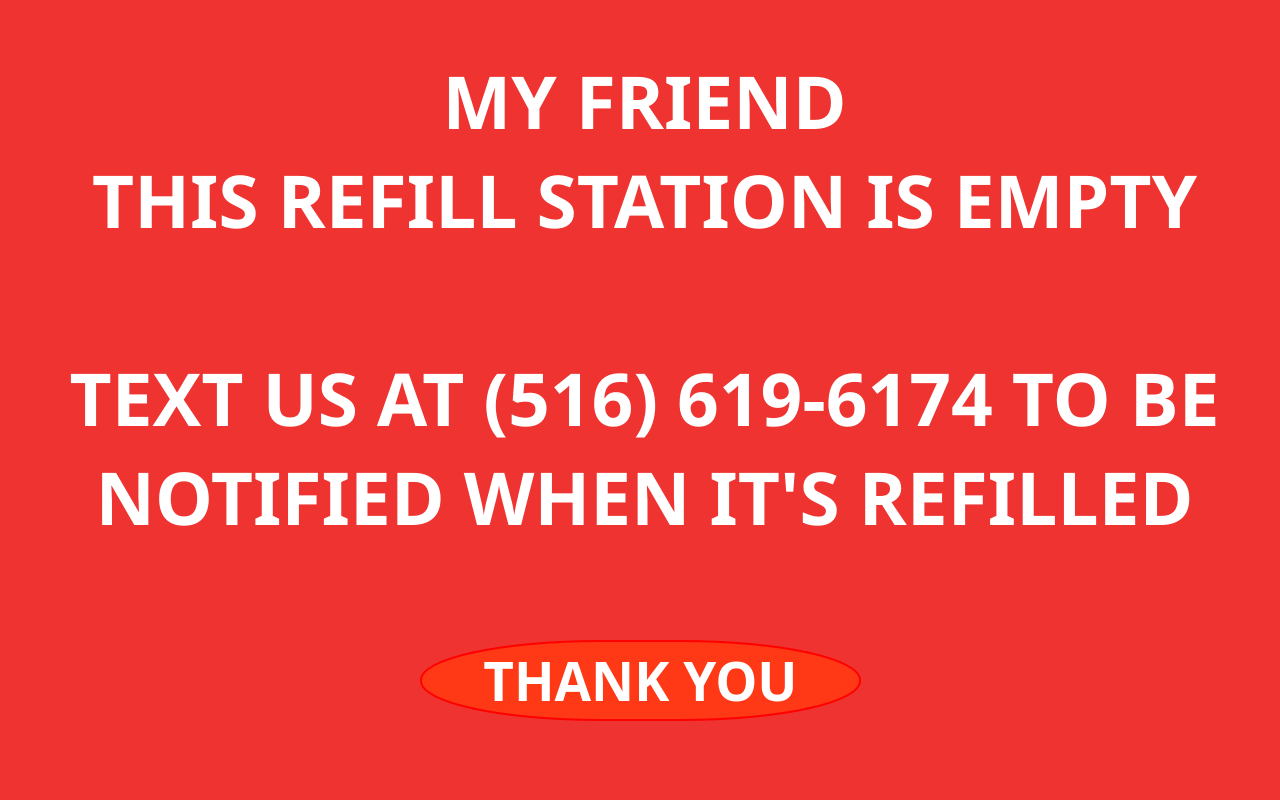
<?xml version="1.0" encoding="UTF-8"?>
<ui version="4.0">
 <class>OutOfOrderScreen</class>
 <widget class="QWidget" name="OutOfOrderScreen">
  <property name="geometry">
   <rect>
    <x>0</x>
    <y>0</y>
    <width>1280</width>
    <height>800</height>
   </rect>
  </property>
  <property name="windowTitle">
   <string>Out of Order</string>
  </property>
  <property name="styleSheet">
   <string notr="true">background-color: rgb(238, 51, 48);</string>
  </property>
  <widget class="QLabel" name="label">
   <property name="geometry">
    <rect>
     <x>39</x>
     <y>50</y>
     <width>1211</width>
     <height>571</height>
    </rect>
   </property>
   <property name="font">
    <font>
     <family>Owners XNarrow</family>
     <pointsize>55</pointsize>
     <weight>75</weight>
     <bold>true</bold>
    </font>
   </property>
   <property name="styleSheet">
    <string notr="true">color: rgb(255, 255, 255);</string>
   </property>
   <property name="text">
    <string>MY FRIEND
THIS REFILL STATION IS EMPTY

TEXT US AT (516) 619-6174 TO BE NOTIFIED WHEN IT'S REFILLED</string>
   </property>
   <property name="alignment">
    <set>Qt::AlignHCenter|Qt::AlignTop</set>
   </property>
   <property name="wordWrap">
    <bool>true</bool>
   </property>
  </widget>
  <widget class="QToolButton" name="btn_unscented_2">
   <property name="geometry">
    <rect>
     <x>420</x>
     <y>640</y>
     <width>441</width>
     <height>81</height>
    </rect>
   </property>
   <property name="font">
    <font>
     <family>Owners XNarrow</family>
     <pointsize>40</pointsize>
     <weight>75</weight>
     <bold>true</bold>
    </font>
   </property>
   <property name="styleSheet">
    <string notr="true">background-color: rgb(255, 56, 21);
                    color: rgb(255, 255, 255);
                    border-width: 2px;
                    border-style: solid;
                    border-color: red;
                    border-radius: 180px 40px;
                </string>
   </property>
   <property name="text">
    <string>THANK YOU</string>
   </property>
  </widget>
 </widget>
 <resources>
  <include location="../lk.qrc"/>
 </resources>
 <connections/>
</ui>
